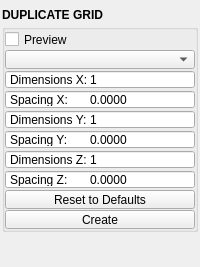
<?xml version="1.0" encoding="UTF-8"?>
<ui version="4.0">
 <class>QtUi</class>
 <widget class="QMainWindow" name="QtUi">
  <property name="geometry">
   <rect>
    <x>0</x>
    <y>0</y>
    <width>200</width>
    <height>267</height>
   </rect>
  </property>
  <property name="tabShape">
   <enum>QTabWidget::Triangular</enum>
  </property>
  <property name="dockNestingEnabled">
   <bool>true</bool>
  </property>
  <property name="dockOptions">
   <set>QMainWindow::AllowNestedDocks|QMainWindow::AllowTabbedDocks|QMainWindow::AnimatedDocks|QMainWindow::ForceTabbedDocks</set>
  </property>
  <property name="enabled" stdset="0">
   <bool>true</bool>
  </property>
  <property name="accessibleDescription">
   <string>Duplicate selected objects into a 3D grid with per-axis counts and spacing.</string>
  </property>
  <widget class="QWidget" name="central_widget">
   <property name="minimumSize">
    <size>
     <width>200</width>
     <height>0</height>
    </size>
   </property>
   <layout class="QVBoxLayout" name="verticalLayout_2">
    <property name="leftMargin">
     <number>2</number>
    </property>
    <property name="topMargin">
     <number>2</number>
    </property>
    <property name="rightMargin">
     <number>2</number>
    </property>
    <property name="bottomMargin">
     <number>2</number>
    </property>
    <property name="spacing">
     <number>2</number>
    </property>
    <item>
     <layout class="QVBoxLayout" name="verticalLayout">
      <property name="spacing">
       <number>0</number>
      </property>
      <item>
       <widget class="Header" name="header">
        <property name="minimumSize">
         <size>
          <width>0</width>
          <height>19</height>
         </size>
        </property>
        <property name="maximumSize">
         <size>
          <width>16777215</width>
          <height>19</height>
         </size>
        </property>
        <property name="font">
         <font>
          <weight>75</weight>
          <bold>true</bold>
         </font>
        </property>
        <property name="text">
         <string>DUPLICATE GRID</string>
        </property>
       </widget>
      </item>
      <item>
       <widget class="QGroupBox" name="duplicate">
        <property name="sizePolicy">
         <sizepolicy hsizetype="Preferred" vsizetype="Fixed">
          <horstretch>0</horstretch>
          <verstretch>0</verstretch>
         </sizepolicy>
        </property>
        <property name="title">
         <string/>
        </property>
        <layout class="QGridLayout" name="gridLayout_4">
         <property name="leftMargin">
          <number>0</number>
         </property>
         <property name="topMargin">
          <number>0</number>
         </property>
         <property name="rightMargin">
          <number>0</number>
         </property>
         <property name="bottomMargin">
          <number>0</number>
         </property>
         <property name="horizontalSpacing">
          <number>0</number>
         </property>
         <property name="verticalSpacing">
          <number>1</number>
         </property>
         <item row="1" column="0" colspan="2">
          <layout class="QHBoxLayout" name="horizontalLayout">
           <property name="spacing">
            <number>0</number>
           </property>
           <item>
            <widget class="QCheckBox" name="chk000">
             <property name="minimumSize">
              <size>
               <width>0</width>
               <height>19</height>
              </size>
             </property>
             <property name="maximumSize">
              <size>
               <width>16777215</width>
               <height>19</height>
              </size>
             </property>
             <property name="toolTip">
              <string>Start the duplicate preview using any selected mesh objects.</string>
             </property>
             <property name="text">
              <string>Preview</string>
             </property>
             <property name="iconSize">
              <size>
               <width>18</width>
               <height>18</height>
              </size>
             </property>
             <property name="checkable">
              <bool>true</bool>
             </property>
            </widget>
           </item>
          </layout>
         </item>
         <item row="2" column="0" colspan="2">
          <widget class="ComboBox" name="cmb000">
           <property name="minimumSize">
            <size>
             <width>0</width>
             <height>19</height>
            </size>
           </property>
           <property name="maximumSize">
            <size>
             <width>16777215</width>
             <height>19</height>
            </size>
           </property>
           <property name="toolTip">
            <string>How the grid copies are produced — all three name the result after the source object:

Combine — merge every copy into a single mesh.
Instance — instanced copies (shared shape), grouped.
Unique — independent copies, grouped.</string>
           </property>
          </widget>
         </item>
         <item row="3" column="0" colspan="2">
          <widget class="SpinBox" name="s000">
           <property name="minimumSize">
            <size>
             <width>0</width>
             <height>19</height>
            </size>
           </property>
           <property name="maximumSize">
            <size>
             <width>16777215</width>
             <height>19</height>
            </size>
           </property>
           <property name="toolTip">
            <string>Number of copies along X (minimum 1).</string>
           </property>
           <property name="buttonSymbols">
            <enum>QAbstractSpinBox::NoButtons</enum>
           </property>
           <property name="prefix">
            <string>Dimensions X:	</string>
           </property>
           <property name="minimum">
            <number>1</number>
           </property>
           <property name="maximum">
            <number>100</number>
           </property>
           <property name="value">
            <number>1</number>
           </property>
          </widget>
         </item>
         <item row="4" column="0" colspan="2">
          <widget class="DoubleSpinBox" name="s003">
           <property name="minimumSize">
            <size>
             <width>0</width>
             <height>19</height>
            </size>
           </property>
           <property name="maximumSize">
            <size>
             <width>16777215</width>
             <height>19</height>
            </size>
           </property>
           <property name="toolTip">
            <string>Extra spacing between copies along X (added to the bounding-box size).

Use the lock button to move the other locked spacing fields by the same amount.</string>
           </property>
           <property name="buttonSymbols">
            <enum>QAbstractSpinBox::NoButtons</enum>
           </property>
           <property name="prefix">
            <string>Spacing X:	</string>
           </property>
           <property name="decimals">
            <number>4</number>
           </property>
           <property name="minimum">
            <double>-100000.000000000000000</double>
           </property>
           <property name="maximum">
            <double>1000000.000000000000000</double>
           </property>
           <property name="singleStep">
            <double>1.000000000000000</double>
           </property>
           <property name="value">
            <double>0.000000000000000</double>
           </property>
          </widget>
         </item>
         <item row="5" column="0" colspan="2">
          <widget class="SpinBox" name="s001">
           <property name="minimumSize">
            <size>
             <width>0</width>
             <height>19</height>
            </size>
           </property>
           <property name="maximumSize">
            <size>
             <width>16777215</width>
             <height>19</height>
            </size>
           </property>
           <property name="toolTip">
            <string>Number of copies along Y (minimum 1).</string>
           </property>
           <property name="buttonSymbols">
            <enum>QAbstractSpinBox::NoButtons</enum>
           </property>
           <property name="prefix">
            <string>Dimensions Y:	</string>
           </property>
           <property name="minimum">
            <number>1</number>
           </property>
           <property name="maximum">
            <number>100</number>
           </property>
           <property name="value">
            <number>1</number>
           </property>
          </widget>
         </item>
         <item row="6" column="0" colspan="2">
          <widget class="DoubleSpinBox" name="s004">
           <property name="minimumSize">
            <size>
             <width>0</width>
             <height>19</height>
            </size>
           </property>
           <property name="maximumSize">
            <size>
             <width>16777215</width>
             <height>19</height>
            </size>
           </property>
           <property name="toolTip">
            <string>Extra spacing between copies along Y (added to the bounding-box size).

Use the lock button to move the other locked spacing fields by the same amount.</string>
           </property>
           <property name="buttonSymbols">
            <enum>QAbstractSpinBox::NoButtons</enum>
           </property>
           <property name="prefix">
            <string>Spacing Y:	</string>
           </property>
           <property name="decimals">
            <number>4</number>
           </property>
           <property name="minimum">
            <double>-100000.000000000000000</double>
           </property>
           <property name="maximum">
            <double>1000000.000000000000000</double>
           </property>
           <property name="singleStep">
            <double>1.000000000000000</double>
           </property>
           <property name="value">
            <double>0.000000000000000</double>
           </property>
          </widget>
         </item>
         <item row="7" column="0" colspan="2">
          <widget class="SpinBox" name="s002">
           <property name="minimumSize">
            <size>
             <width>0</width>
             <height>19</height>
            </size>
           </property>
           <property name="maximumSize">
            <size>
             <width>16777215</width>
             <height>19</height>
            </size>
           </property>
           <property name="toolTip">
            <string>Number of copies along Z (minimum 1).</string>
           </property>
           <property name="buttonSymbols">
            <enum>QAbstractSpinBox::NoButtons</enum>
           </property>
           <property name="prefix">
            <string>Dimensions Z:	</string>
           </property>
           <property name="minimum">
            <number>1</number>
           </property>
           <property name="maximum">
            <number>100</number>
           </property>
           <property name="value">
            <number>1</number>
           </property>
          </widget>
         </item>
         <item row="8" column="0" colspan="2">
          <widget class="DoubleSpinBox" name="s005">
           <property name="minimumSize">
            <size>
             <width>0</width>
             <height>19</height>
            </size>
           </property>
           <property name="maximumSize">
            <size>
             <width>16777215</width>
             <height>19</height>
            </size>
           </property>
           <property name="toolTip">
            <string>Extra spacing between copies along Z (added to the bounding-box size).

Use the lock button to move the other locked spacing fields by the same amount.</string>
           </property>
           <property name="buttonSymbols">
            <enum>QAbstractSpinBox::NoButtons</enum>
           </property>
           <property name="prefix">
            <string>Spacing Z:	</string>
           </property>
           <property name="decimals">
            <number>4</number>
           </property>
           <property name="minimum">
            <double>-100000.000000000000000</double>
           </property>
           <property name="maximum">
            <double>1000000.000000000000000</double>
           </property>
           <property name="singleStep">
            <double>1.000000000000000</double>
           </property>
           <property name="value">
            <double>0.000000000000000</double>
           </property>
          </widget>
         </item>
         <item row="9" column="0" colspan="2">
          <widget class="QPushButton" name="b001">
           <property name="minimumSize">
            <size>
             <width>0</width>
             <height>19</height>
            </size>
           </property>
           <property name="maximumSize">
            <size>
             <width>16777215</width>
             <height>19</height>
            </size>
           </property>
           <property name="text">
            <string>Reset to Defaults</string>
           </property>
           <property name="iconSize">
            <size>
             <width>18</width>
             <height>18</height>
            </size>
           </property>
           <property name="checkable">
            <bool>false</bool>
           </property>
           <property name="checked">
            <bool>false</bool>
           </property>
          </widget>
         </item>
         <item row="10" column="0" colspan="2">
          <layout class="QHBoxLayout" name="horizontalLayout_2">
           <property name="spacing">
            <number>0</number>
           </property>
           <item>
            <widget class="QPushButton" name="b000">
             <property name="enabled">
              <bool>false</bool>
             </property>
             <property name="minimumSize">
              <size>
               <width>0</width>
               <height>19</height>
              </size>
             </property>
             <property name="maximumSize">
              <size>
               <width>16777215</width>
               <height>19</height>
              </size>
             </property>
             <property name="toolTip">
              <string>Finish the duplicate operation.</string>
             </property>
             <property name="layoutDirection">
              <enum>Qt::RightToLeft</enum>
             </property>
             <property name="text">
              <string>Create</string>
             </property>
             <property name="autoDefault">
              <bool>false</bool>
             </property>
             <property name="default">
              <bool>false</bool>
             </property>
             <property name="flat">
              <bool>false</bool>
             </property>
             <property name="enabled" stdset="0">
              <bool>true</bool>
             </property>
            </widget>
           </item>
          </layout>
         </item>
        </layout>
       </widget>
      </item>
      <item>
       <spacer name="verticalSpacer">
        <property name="orientation">
         <enum>Qt::Vertical</enum>
        </property>
        <property name="sizeType">
         <enum>QSizePolicy::Fixed</enum>
        </property>
        <property name="sizeHint" stdset="0">
         <size>
          <width>0</width>
          <height>10</height>
         </size>
        </property>
       </spacer>
      </item>
      <item>
       <widget class="Footer" name="footer" native="true">
        <property name="minimumSize">
         <size>
          <width>0</width>
          <height>19</height>
         </size>
        </property>
        <property name="maximumSize">
         <size>
          <width>16777215</width>
          <height>19</height>
         </size>
        </property>
       </widget>
      </item>
     </layout>
    </item>
   </layout>
  </widget>
 </widget>
 <customwidgets>
  <customwidget>
   <class>ComboBox</class>
   <extends>QComboBox</extends>
   <header>uitk.widgets.comboBox.ComboBox.h</header>
  </customwidget>
  <customwidget>
   <class>DoubleSpinBox</class>
   <extends>QDoubleSpinBox</extends>
   <header>widgets.doublespinbox.h</header>
  </customwidget>
  <customwidget>
   <class>SpinBox</class>
   <extends>QSpinBox</extends>
   <header>uitk.widgets.spinBox.SpinBox.h</header>
  </customwidget>
  <customwidget>
   <class>Footer</class>
   <extends>QWidget</extends>
   <header>uitk.widgets.footer</header>
  </customwidget>
  <customwidget>
   <class>Header</class>
   <extends>QLabel</extends>
   <header>uitk.widgets.header.Header.h</header>
  </customwidget>
 </customwidgets>
 <resources/>
 <connections/>
 <designerdata>
  <property name="gridDeltaX">
   <number>5</number>
  </property>
  <property name="gridDeltaY">
   <number>5</number>
  </property>
  <property name="gridSnapX">
   <bool>true</bool>
  </property>
  <property name="gridSnapY">
   <bool>true</bool>
  </property>
  <property name="gridVisible">
   <bool>true</bool>
  </property>
 </designerdata>
</ui>
